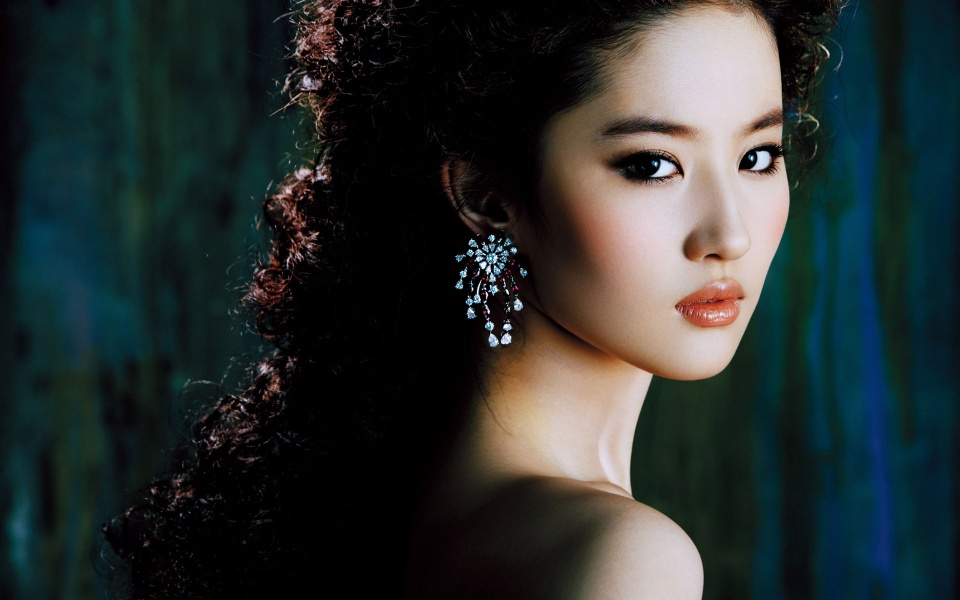
#> input picture df1.jpg, 960 x 600 px
$ python img_edge.py   (older library calls are emulated)
#> lines starting #> are read from the running program, lines starting #| are printed output that depends on the picture; after the words box and inside, x2 and y2 are one past the last pixel; in counts of white or black regions, pixels touching at a corner belong together
import cv2
import numpy as n
img=cv2.imread('df1.jpg',)
#> img is the input picture: shape (600, 960, 3); mean B, G, R 47.2, 47.8, 40.8
cv2.imshow('Originl',img)
cv2.waitKey(0)
laplacian=cv2.Laplacian(img,cv2.CV_64F)
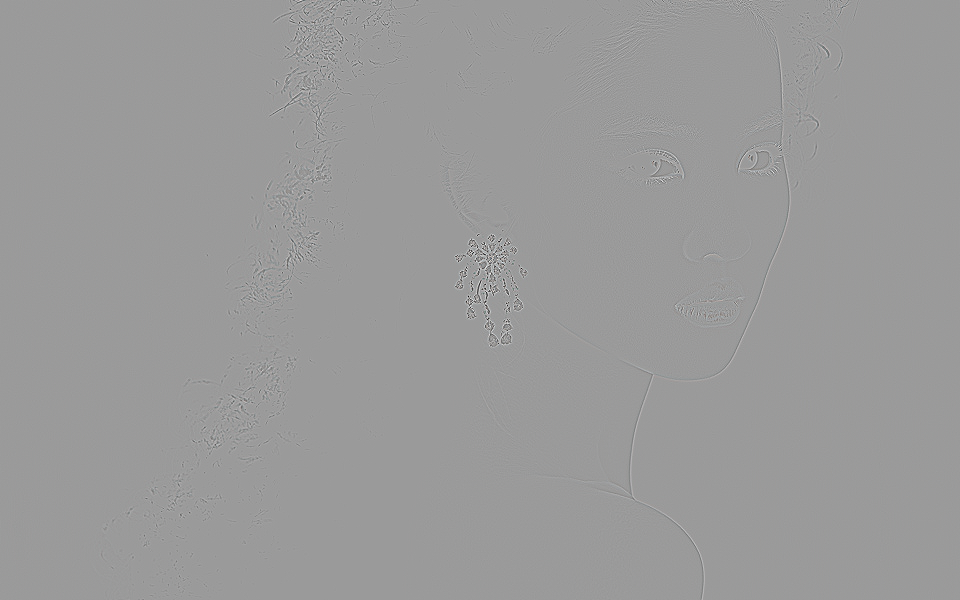
#> laplacian: shape (600, 960, 3) float64; mean B, G, R 0, 0, 0; drawn with min black and max white
cv2.imshow('Laplacian',laplacian)
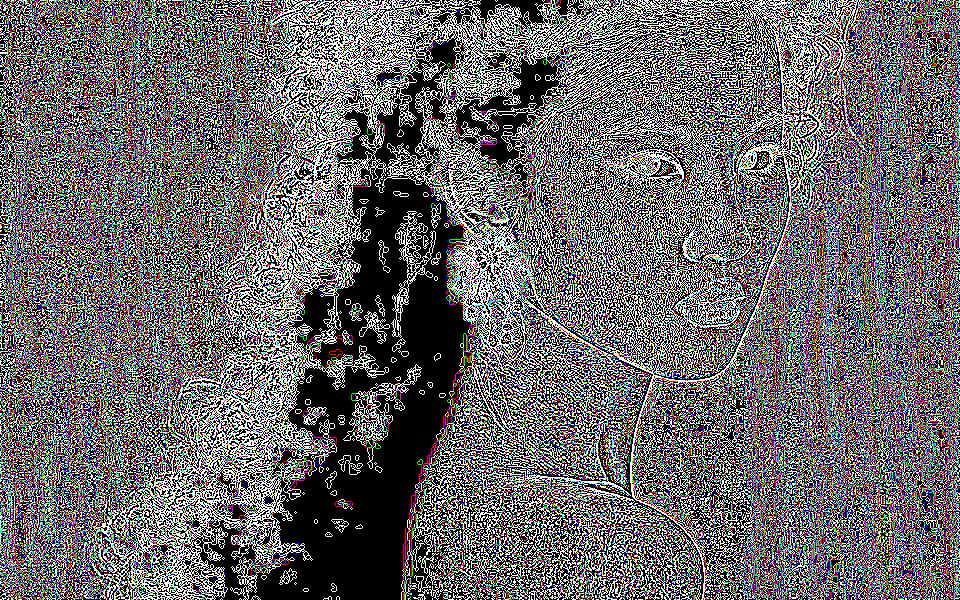
#> window 'Laplacian': shape (600, 960, 3); mean B, G, R 105.6, 104.2, 106.3
cv2.waitKey(0)
canny=cv2.Canny(img,100,250)
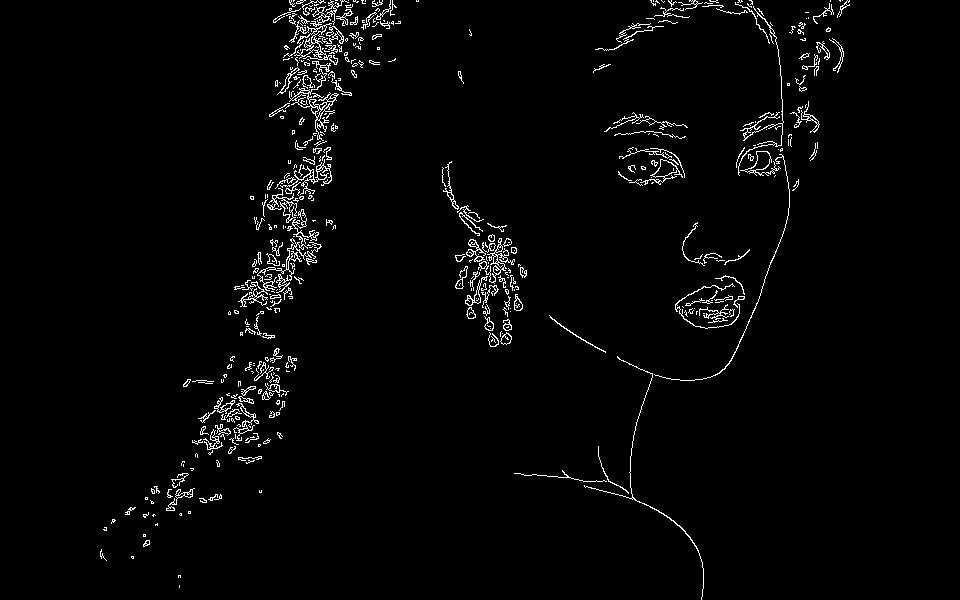
#> canny: shape (600, 960); 2.4% white in thin lines or dots, all inside (x1, y1, x2, y2) = (100, 0, 850, 600)
cv2.imshow('Canny',canny)
cv2.waitKey(0)
cv2.destroyAllWindows()
